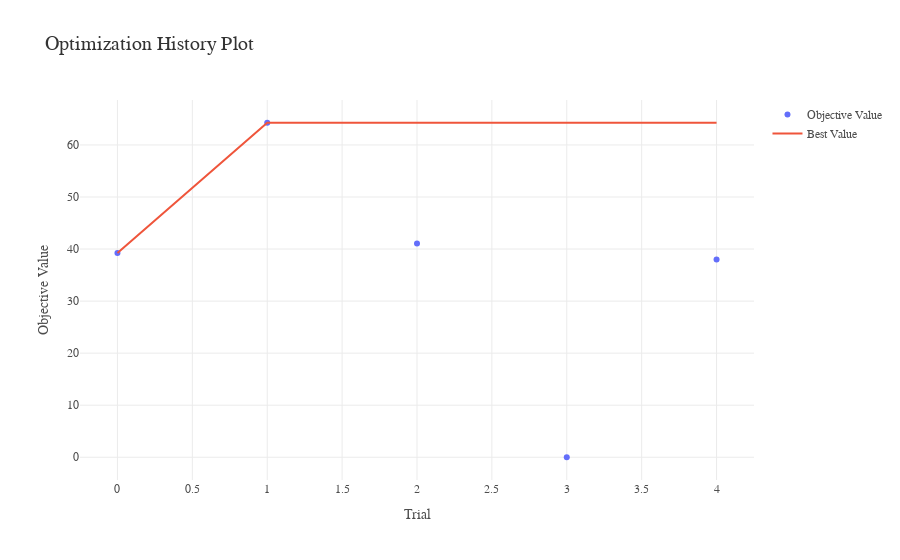

Notebook code cell kept with this figure:
### Code cell
fig = optuna.visualization.plot_optimization_history(study)
fig.update_layout(custom_layout)
# fig.write_image(FIGURES_DIR+db_name+'_'+ study_name+'_'+"optimization_history.png", width=1200, height=800)
fig.show()

### Figure 1 — Plotly figure (JSON) as saved in the notebook; plotly's stock layout.template omitted (floating-point values rounded to 4 significant figures)
{"data": [{"mode": "markers", "name": "Objective Value", "type": "scatter", "x": [0, 1, 2, 3, 4], "y": [39.23, 64.27, 41.06, 0, 37.99]}, {"mode": "lines", "name": "Best Value", "type": "scatter", "x": [0, 1, 2, 3, 4], "y": [39.23, 64.27, 64.27, 64.27, 64.27]}, {"marker": {"color": "#cccccc"}, "mode": "markers", "name": "Infeasible Trial", "showlegend": false, "type": "scatter", "x": [], "y": []}], "layout": {"font": {"color": "#4d4d4d", "family": "Arial, sans-serif", "size": 12}, "paper_bgcolor": "white", "plot_bgcolor": "white", "title": {"font": {"color": "#333", "size": 20}, "text": "Optimization History Plot"}, "xaxis": {"gridcolor": "#ebebeb", "gridwidth": 1, "showgrid": true, "title": {"text": "Trial"}, "zeroline": true, "zerolinecolor": "#ebebeb", "zerolinewidth": 1}, "yaxis": {"gridcolor": "#ebebeb", "gridwidth": 1, "showgrid": true, "title": {"text": "Objective Value"}, "zeroline": true, "zerolinecolor": "#ebebeb", "zerolinewidth": 1}}}
